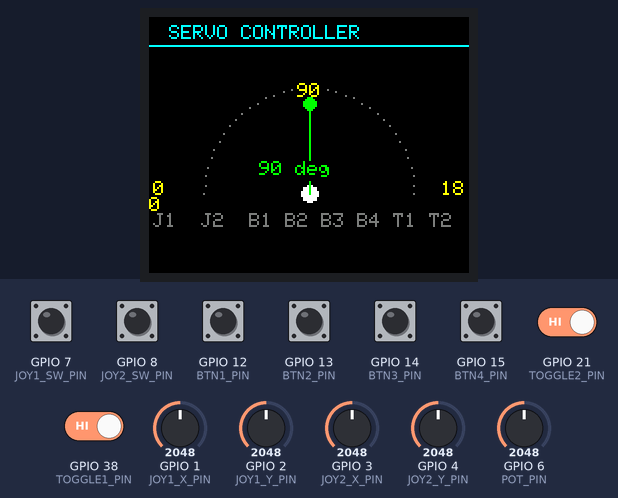
A sketch run on a simulated ESP32. Parts: 160×128 colour display. Inputs (shaded band) come from the test bench; at power-on: GPIO 7 (JOY1_SW_PIN), GPIO 8 (JOY2_SW_PIN), GPIO 12 (BTN1_PIN), GPIO 13 (BTN2_PIN), GPIO 14 (BTN3_PIN), GPIO 15 (BTN4_PIN), GPIO 21 (TOGGLE2_PIN), GPIO 38 (TOGGLE1_PIN) HIGH, GPIO 6 (POT_PIN) = 2048, GPIO 1 (JOY1_X_PIN) = 2048, GPIO 2 (JOY1_Y_PIN) = 2048, GPIO 3 (JOY2_X_PIN) = 2048, GPIO 4 (JOY2_Y_PIN) = 2048. No radio packets arrive unless stated; what the sketch prints to the serial monitor is not drawn.

Above: at 2.4 s.
2.5 s: GPIO 7 (JOY1_SW_PIN) pulled LOW for 0.15 s
At 4.0 s:
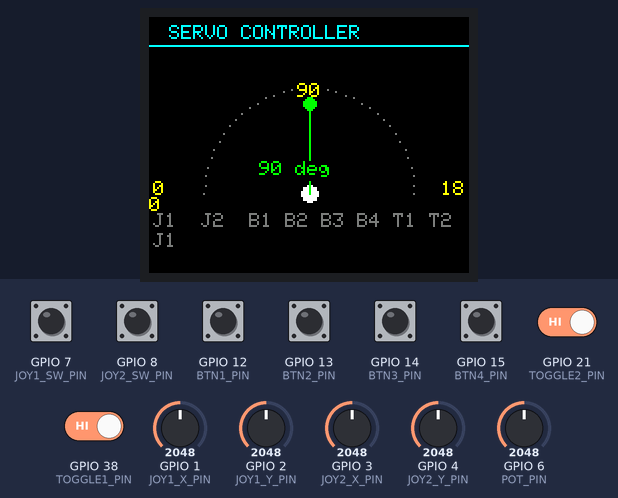
4.3 s: GPIO 12 (BTN1_PIN) pulled LOW for 0.15 s
At 5.8 s:
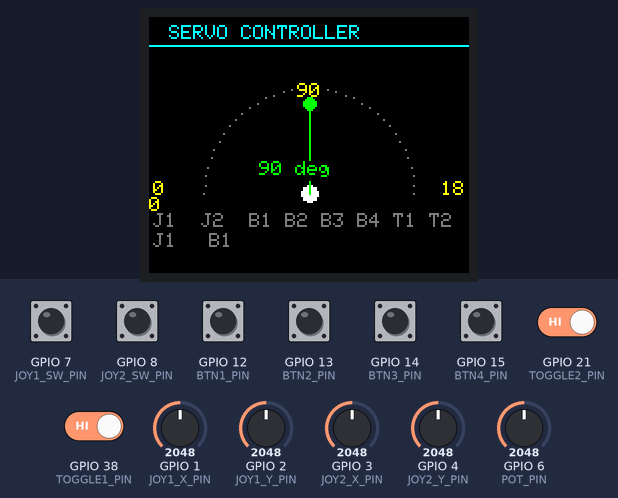
6.1 s: GPIO 21 (TOGGLE2_PIN) driven LOW
At 7.2 s:
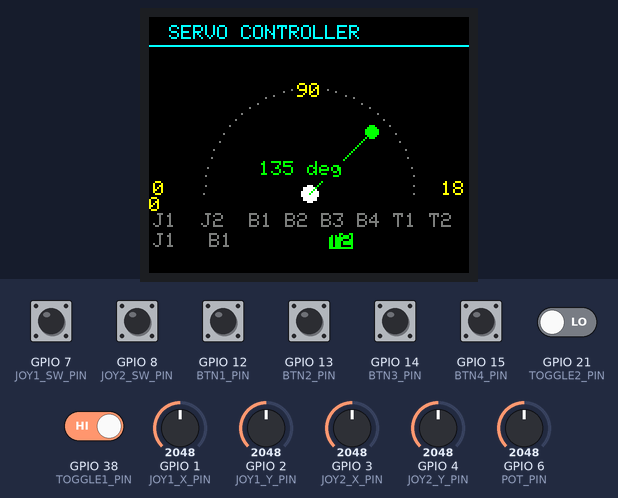
7.6 s: GPIO 21 (TOGGLE2_PIN) driven HIGH
At 8.5 s:
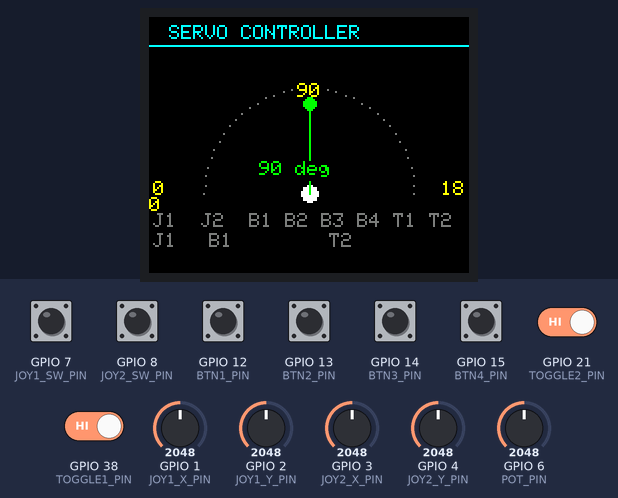
9.1 s: GPIO 13 (BTN2_PIN) pulled LOW for 1 s
At 10.5 s:
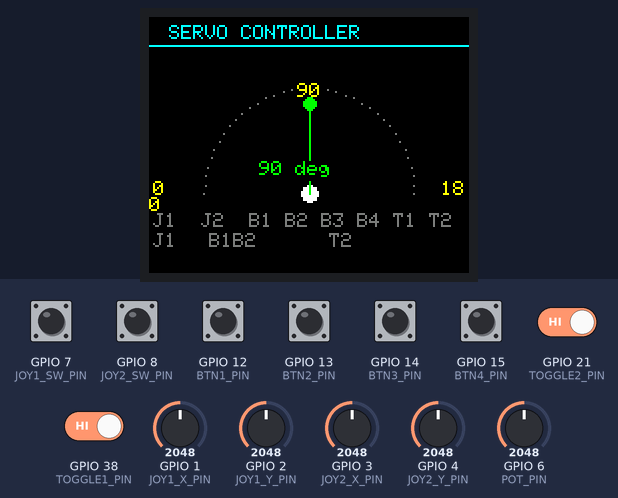
11.6 s: GPIO 6 (POT_PIN) set to 2866
At 13.0 s:
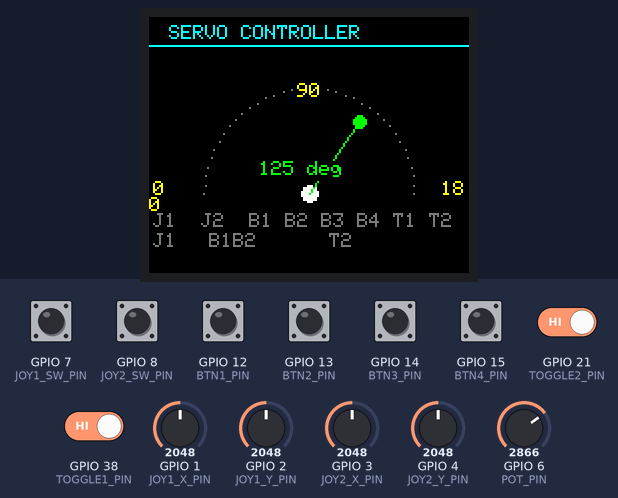
Timing chart, 0 to 14.1 s (numbered marks = the images above; inputs shaded):
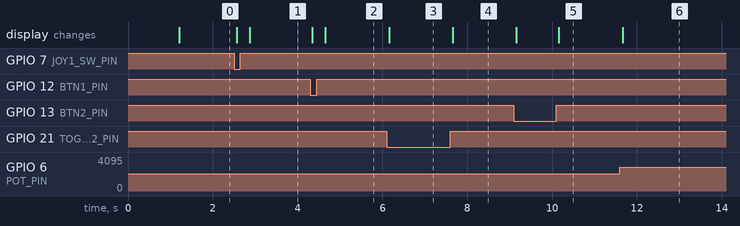

Measured:
- after the input at 2.5 s, the display: first changes after 0.07 s (image 1 shows a later state)
- after the input at 4.3 s, the display: first changes at once (image 2 shows a later state)
- after the input at 6.1 s, the display: changes after 0.05 s (image 3)
- after the input at 7.6 s, the display: changes after 0.06 s (image 4)
- after the input at 9.1 s, the display: first changes after 0.06 s (image 5 shows a later state)
- after the input at 11.6 s, the display: changes after 0.06 s (image 6)

The sketch:

TX.ino
```cpp
#include <SPI.h>
#include <nRF24L01.h>
#include <RF24.h>
#include <Adafruit_GFX.h>
#include <Adafruit_ST7735.h>

#define ST7735_DARKGREY  0x7BEF

#define SPI_SCK   40
#define SPI_MOSI  41
#define TFT_CS    17
#define TFT_DC    16
#define TFT_RST   18

#define NRF_CE    47
#define NRF_CSN   48
#define NRF_SCK   40
#define NRF_MOSI  41
#define NRF_MISO  42

#define JOY1_X_PIN   1
#define JOY1_Y_PIN   2
#define JOY2_X_PIN   3
#define JOY2_Y_PIN   4
#define POT_PIN      6

#define JOY1_SW_PIN  7
#define JOY2_SW_PIN  8
#define BTN1_PIN     12
#define BTN2_PIN     13
#define BTN3_PIN     14
#define BTN4_PIN     15
#define TOGGLE1_PIN  38
#define TOGGLE2_PIN  21

// ── Tuning ───────────────────────────────────────────
// Joystick center on a 12-bit ADC is ~2048.
// Deadzone: ignore inputs within ±200 of center.
// Pot center: pots usually rest at 0 or 4095, not center.
// Set POT_MIN_MOVE to 50 — any pot reading above 50 is "active".
#define JOY_CENTER    2048
#define JOY_DEAD      200     // joystick deadzone radius
#define POT_MIN_MOVE  50      // pot must be above this to count

Adafruit_ST7735 tft(TFT_CS, TFT_DC, SPI_MOSI, SPI_SCK, TFT_RST);
SPIClass nrfSPI(HSPI);
RF24 radio(NRF_CE, NRF_CSN);

const byte address[6] = "00001";

struct Payload {
  uint16_t joy1x, joy1y;
  uint16_t joy2x, joy2y;
  uint16_t pot;
  uint8_t  buttons;
};

// ── NEW: "most deflected input wins" ─────────────────
// Each joystick axis reports how far it is from center (0–2048).
// The axis with the largest deflection controls the angle.
// Pot overrides everything except buttons.
// Buttons are absolute top priority.
int computeAngle(Payload& d) {

  // --- Step 1: buttons (absolute priority) ---
  if ((d.buttons >> 5) & 1) return 180;
  if ((d.buttons >> 4) & 1) return 120;
  if ((d.buttons >> 3) & 1) return 60;
  if ((d.buttons >> 2) & 1) return 0;
  if ((d.buttons >> 7) & 1) return 135;
  if ((d.buttons >> 6) & 1) return 45;

  // --- Step 2: pot (second priority, only when not centered) ---
  // Pots sweep 0→4095. If yours rests near 2048, lower POT_MIN_MOVE.
  // If yours rests near 0, this is correct as-is.
  if (d.pot > POT_MIN_MOVE) {
    return map(d.pot, 0, 4095, 0, 180);
  }

  // --- Step 3: joysticks — winner = most deflected axis ---
  int axes[4] = { (int)d.joy1x, (int)d.joy1y,
                  (int)d.joy2x, (int)d.joy2y };

  int bestDeflection = JOY_DEAD;  // must beat deadzone to count
  int bestAxis       = -1;

  for (int i = 0; i < 4; i++) {
    int deflection = abs(axes[i] - JOY_CENTER);
    if (deflection > bestDeflection) {
      bestDeflection = deflection;
      bestAxis       = i;
    }
  }

  if (bestAxis >= 0) {
    return map(axes[bestAxis], 0, 4095, 0, 180);
  }

  // --- Step 4: nothing active → hold last angle or center ---
  return 90;
}

// ── Display ──────────────────────────────────────────
#define PIVOT_X  80   // tft.width()/2 for 160px landscape
#define PIVOT_Y  88   // tft.height()-40 gives room for buttons
#define ARM_LEN  45

int  lastAngle   = -999;  // force first draw
bool lastBtns[8] = {};

void drawServoArm(int angleDeg, uint16_t color) {
  float rad = (angleDeg * PI) / 180.0;
  int x2 = PIVOT_X + (int)(ARM_LEN * cos(PI - rad));
  int y2 = PIVOT_Y - (int)(ARM_LEN * sin(rad));
  tft.drawLine(PIVOT_X, PIVOT_Y, x2, y2, color);
  tft.fillCircle(x2, y2, 3, color);
}

void drawStaticUI() {
  tft.fillScreen(ST7735_BLACK);

  tft.setTextColor(ST7735_CYAN);
  tft.setTextSize(1);
  tft.setCursor(10, 4);
  tft.print("SERVO CONTROLLER");
  tft.drawFastHLine(0, 14, 160, ST7735_CYAN);

  // Arc
  for (int a = 0; a <= 180; a += 5) {
    float r = (a * PI) / 180.0;
    int x = PIVOT_X + (int)((ARM_LEN + 8) * cos(PI - r));
    int y = PIVOT_Y - (int)((ARM_LEN + 8) * sin(r));
    tft.drawPixel(x, y, ST7735_DARKGREY);
  }

  tft.fillCircle(PIVOT_X, PIVOT_Y, 4, ST7735_WHITE);

  tft.setTextColor(ST7735_YELLOW);
  tft.setCursor(2,         PIVOT_Y - 6);            tft.print("0");
  tft.setCursor(PIVOT_X-6, PIVOT_Y - ARM_LEN - 10); tft.print("90");
  tft.setCursor(146,       PIVOT_Y - 6);            tft.print("180");

  tft.setTextColor(ST7735_DARKGREY);
  tft.setCursor(2, PIVOT_Y + 10);
  tft.print("J1  J2  B1 B2 B3 B4 T1 T2");
}

void updateAngle(int angle) {
  // Always erase old arm and draw new one — no skip
  if (lastAngle != -999) {
    drawServoArm(lastAngle, ST7735_BLACK);
    // Re-draw the pivot dot in case arm erased it
    tft.fillCircle(PIVOT_X, PIVOT_Y, 4, ST7735_WHITE);
  }
  drawServoArm(angle, ST7735_GREEN);

  // Angle number — clear box first then print
  tft.fillRect(55, PIVOT_Y - 16, 55, 10, ST7735_BLACK);
  tft.setTextColor(ST7735_GREEN);
  tft.setTextSize(1);
  tft.setCursor(55, PIVOT_Y - 16);
  tft.print(angle);
  tft.print(" deg");

  lastAngle = angle;
}

void updateButtons(uint8_t btnByte) {
  const char* labels[] = {"J1","J2","B1","B2","B3","B4","T1","T2"};
  int xPos[] = {2,16,30,42,54,66,78,90};
  int yPos = PIVOT_Y + 20;

  for (int i = 0; i < 8; i++) {
    bool pressed = (btnByte >> i) & 1;
    if (pressed != lastBtns[i]) {
      tft.fillRect(xPos[i], yPos, 12, 8,
                   pressed ? ST7735_GREEN : ST7735_BLACK);
      tft.setTextColor(pressed ? ST7735_BLACK : ST7735_DARKGREY);
      tft.setCursor(xPos[i], yPos);
      tft.print(labels[i]);
      lastBtns[i] = pressed;
    }
  }
}

void setup() {
  Serial.begin(115200);

  int btnPins[] = {JOY1_SW_PIN, JOY2_SW_PIN,
                   BTN1_PIN, BTN2_PIN, BTN3_PIN, BTN4_PIN,
                   TOGGLE1_PIN, TOGGLE2_PIN};
  for (int p : btnPins) pinMode(p, INPUT_PULLUP);

  tft.initR(INITR_BLACKTAB);
  tft.setRotation(1);
  drawStaticUI();

  nrfSPI.begin(NRF_SCK, NRF_MISO, NRF_MOSI, NRF_CSN);
  if (!radio.begin(&nrfSPI)) {
    tft.setTextColor(ST7735_RED);
    tft.setCursor(20, 55);
    tft.print("NRF24 FAIL!");
    Serial.println("NRF24 not detected!");
    while (1) delay(500);
  }

  radio.openWritingPipe(address);
  radio.setPALevel(RF24_PA_LOW);
  radio.setDataRate(RF24_250KBPS);
  radio.stopListening();

  tft.setTextColor(ST7735_GREEN);
  tft.setCursor(45, 55);
  tft.print("TX READY");
  delay(1000);
  drawStaticUI();
  updateAngle(90);  // draw arm at center immediately
}

void loop() {
  Payload data;
  data.joy1x = analogRead(JOY1_X_PIN);
  data.joy1y = analogRead(JOY1_Y_PIN);
  data.joy2x = analogRead(JOY2_X_PIN);
  data.joy2y = analogRead(JOY2_Y_PIN);
  data.pot   = analogRead(POT_PIN);

  data.buttons = 0;
  data.buttons |= (!digitalRead(JOY1_SW_PIN)) << 0;
  data.buttons |= (!digitalRead(JOY2_SW_PIN)) << 1;
  data.buttons |= (!digitalRead(BTN1_PIN))    << 2;
  data.buttons |= (!digitalRead(BTN2_PIN))    << 3;
  data.buttons |= (!digitalRead(BTN3_PIN))    << 4;
  data.buttons |= (!digitalRead(BTN4_PIN))    << 5;
  data.buttons |= (!digitalRead(TOGGLE1_PIN)) << 6;
  data.buttons |= (!digitalRead(TOGGLE2_PIN)) << 7;

  int angle = computeAngle(data);

  // Debug — open Serial Monitor to verify values are changing
  Serial.print("joy1x="); Serial.print(data.joy1x);
  Serial.print(" joy1y="); Serial.print(data.joy1y);
  Serial.print(" joy2x="); Serial.print(data.joy2x);
  Serial.print(" joy2y="); Serial.print(data.joy2y);
  Serial.print(" pot=");   Serial.print(data.pot);
  Serial.print(" btns=");  Serial.print(data.buttons, BIN);
  Serial.print(" → angle="); Serial.println(angle);

  updateAngle(angle);
  updateButtons(data.buttons);
  radio.write(&data, sizeof(data));

  delay(30);
}
```
